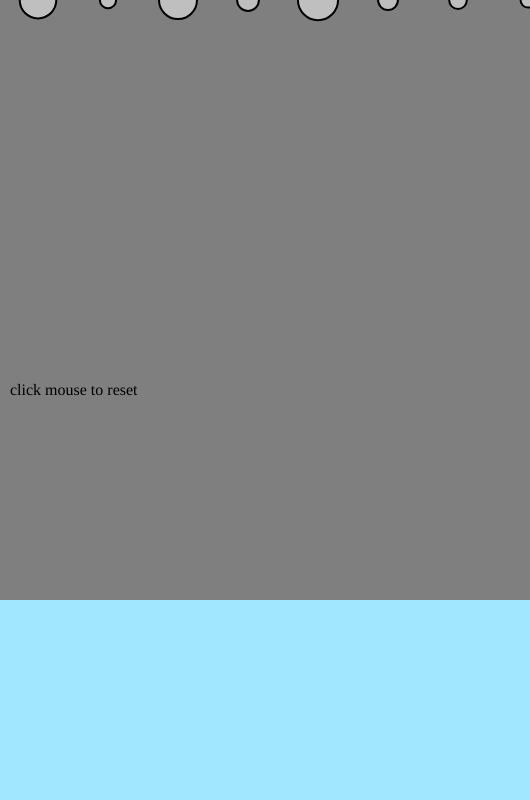
Frame 1 (no input)
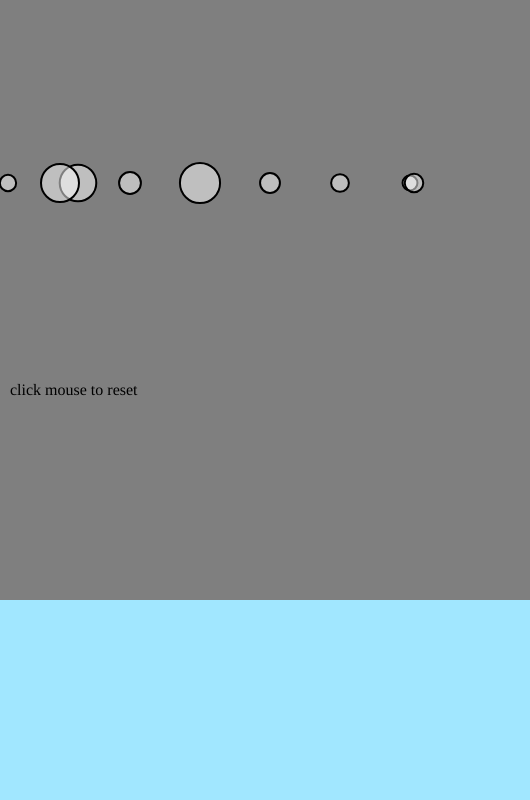
Frame 60 (no input)
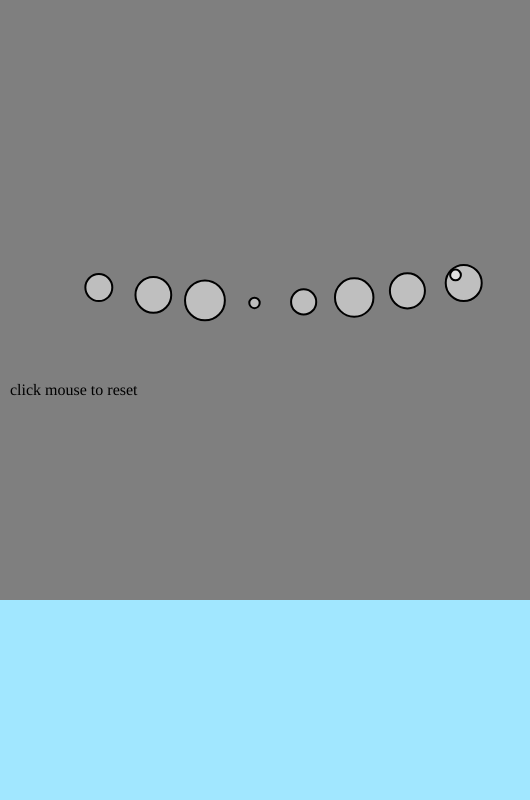
Frame 120 (the mouse pressed at the canvas centre since frame 60)

The p5.js sketch that drew these frames (run headless with seeded random() and noise() and a simulated clock; from frame 60 on, the mouse is pressed at the canvas centre):

// p5.js sketch
// ── sketch.js
var movers = [];

var s= 1;

// Liquid
var liquid;

function setup() {
  // Must be before createGraphics
  var text = createP("click mouse to reset");

  createCanvas(530, 800);
  reset();
  // Create liquid object
  liquid = new Liquid(0, 620, width, height, 0.1,0,600);

  // Here we call methods of each element to set the position and id, try changing these values.
  text.position(10, 365);

}

function draw() {
  background(127);


  var current = createVector(0.4, 0);

  
  liquid.display();
  
  console.log(s);


  for (var i = 0; i < movers.length; i++) {

    // Is the Mover in the liquid?
    if (liquid.contains(movers[i])) {
      // Calculate drag force
      var dragForce = liquid.calculateDrag(movers[i]);
      // Apply drag force to Mover
      movers[i].applyForce(dragForce);
      movers[i].applyForce(current);
      //movers[i].applyForce(current);
    }

    // Gravity is scaled by mass here!
    var gravity = createVector(0, 0.1 * movers[i].mass);
    // Apply gravity
    movers[i].applyForce(gravity);

    // Update and display
    movers[i].update();
    movers[i].display();
    movers[i].checkEdges();
  }

}


// Not working???
function mousePressed() {
  reset();
}

// Restart all the Mover objects randomly
function reset() {
  for (var i = 0; i < 9; i++) {
    movers[i] = new Mover(random(0.5, 3), 40 + i * 70, 0);
  }
}
// ── liquid.js
// The Nature of Code
// Daniel Shiffman
// http://natureofcode.com

var Liquid = function(x, y, w, h, c,_waterX,_waterY) {
  this.x = x;
  this.y = y;
  this.w = w;
  this.h = h;
  this.c = c;
  this.waterX = _waterX;
  this.waterY = _waterY;

  // Is the Mover in the Liquid?
  this.contains = function(m) {
    var l = m.position;
    return l.x > this.x && l.x < this.x + this.w &&
      l.y > this.y && l.y < this.y + this.h;
  };

  // Calculate drag force
  this.calculateDrag = function(m) {
    // Magnitude is coefficient * speed squared
    var speed = m.velocity.mag();
    var dragMagnitude = this.c * speed * speed;

    // Direction is inverse of velocity
    var dragForce = m.velocity.copy();
    dragForce.mult(-1);

    // Scale according to magnitude
    // dragForce.setMag(dragMagnitude);
    dragForce.normalize();
    dragForce.mult(dragMagnitude);
    return dragForce;
  };

  this.display = function() {
    noStroke();
    fill(161, 231, 255);
    rect(this.waterX, this.waterY, this.w, this.h);
  };
};
// ── mover.js
function Mover(m, x, y) {
  this.mass = m;
  this.position = createVector(x, y);
  this.velocity = createVector(0, 0);
  this.mouse = createVector(mouseX, mouseY);
  this.acceleration = p5.Vector.sub(this.mouse, this.position);
  this.acceleration.normalize();
  this.acceleration.mult(2);
  // Newton's 2nd law: F = M * A
  // or A = F / M
  this.applyForce = function(force) {
    var f = p5.Vector.div(force, this.mass);
    this.acceleration.add(f);
  };

  this.update = function() {
    // Velocity changes according to acceleration
    this.velocity.add(this.acceleration);
    // position changes by velocity
    this.position.add(this.velocity);
    // We must clear acceleration each frame
    this.acceleration.mult(0);
  };

  this.display = function() {
    stroke(0);
    strokeWeight(2);
    fill(255, 127);
    ellipse(this.position.x, this.position.y, this.mass * 16, this.mass * 16);
  };
    
    this.checkEdges = function() {
    if (this.position.x > width && this.position.y < 620  ) {
      this.position.x = width;
      this.velocity.x *= -1;
    } else if (this.position.x < 0) {
      this.velocity.x *= -1;
      this.position.x = 0;
    }
    // if (this.position.y > 620 && this.position.x > width) {
    //   this.velocity.y = 1;
    // // this.position.y = height;
    // }
    if (this.position.y < 0) {
      this.velocity.y *= -1;
      this.position.y = 0;
    }
    
    
  };

}
